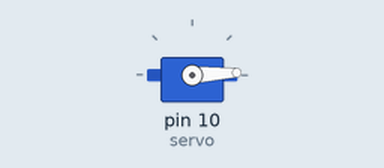
Simulated run of this sketch. Board: Arduino Uno, built with avr-gcc and run on an emulated ATmega328P. Shown: servo.

Above: at 0.05 s.
At 1.3 s:
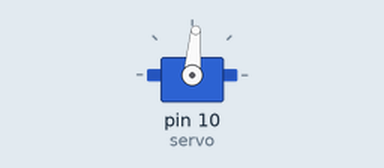
At 2.6 s:
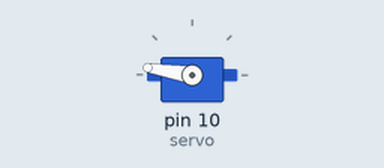
At 5.2 s:
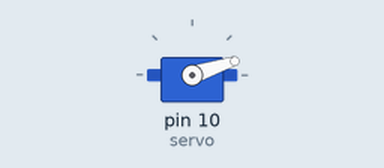
Timing chart, 0 to 7.1 s (numbered marks = the images above):
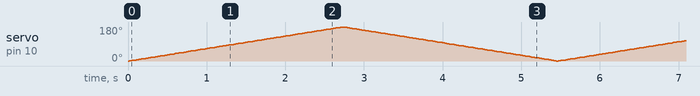

The sketch:

servo_basic.ino
```cpp
/******************************************************************************
    Platform:Arduino Course Programs.

    Written by: Pratiksha Kasbekar, Vidya Robotics Pvt. Ltd.
    Edited By: , Vidya Robotics Pvt. Ltd.
    Last Modification: 14-07-2017

    This is a Servo motor control program.
    In this we are going to rotate servo motor in clockwise and anticlockwise direction.
    The Micro servo motor which we are using permits 0-180 Angle Rotation
    Micro Servo motor Pin Connections:
    Brown/Black---- To Ground Pin
    Red------------ to +5V pin
    Any color other than above colors ----To digital pin 6 of Arduino(Prefer PWM Pin)

    Refer Datasheet of Servo motor before Starting programm.

    Hardware Setup:-
    Connect  USB  cable between PC and Arduino Uno.
    Select Controller Board: Arduino UNO
    Select USBASP programmer type
    Connect Servo motor to Arduino Board
********************************************************************************/
#include <Servo.h>

Servo servo;  // create servo object to control a servo


int angle = 0;    // variable to store the servo position

void setup()
{
  servo.attach(10);  // attaches the servo on pin 6 to the servo object
}

void loop()
{
  for (angle = 0; angle <= 180; angle += 1)

  {
    // goes from 0 degrees to 180 degrees
    // in steps of 1 degree
    servo.write(angle);              // tell servo to go to position in variable 'angle'
    delay(15);                       // waits 15ms for the servo to reach the position
  }

  for (angle = 180; angle >= 0; angle -= 1)

  {
    // goes from 180 degrees to 0 degrees
    servo.write(angle);              // tell servo to go to position in variable 'angle'
    delay(15);                       // waits 15ms for the servo to reach the position
  }
}
```
